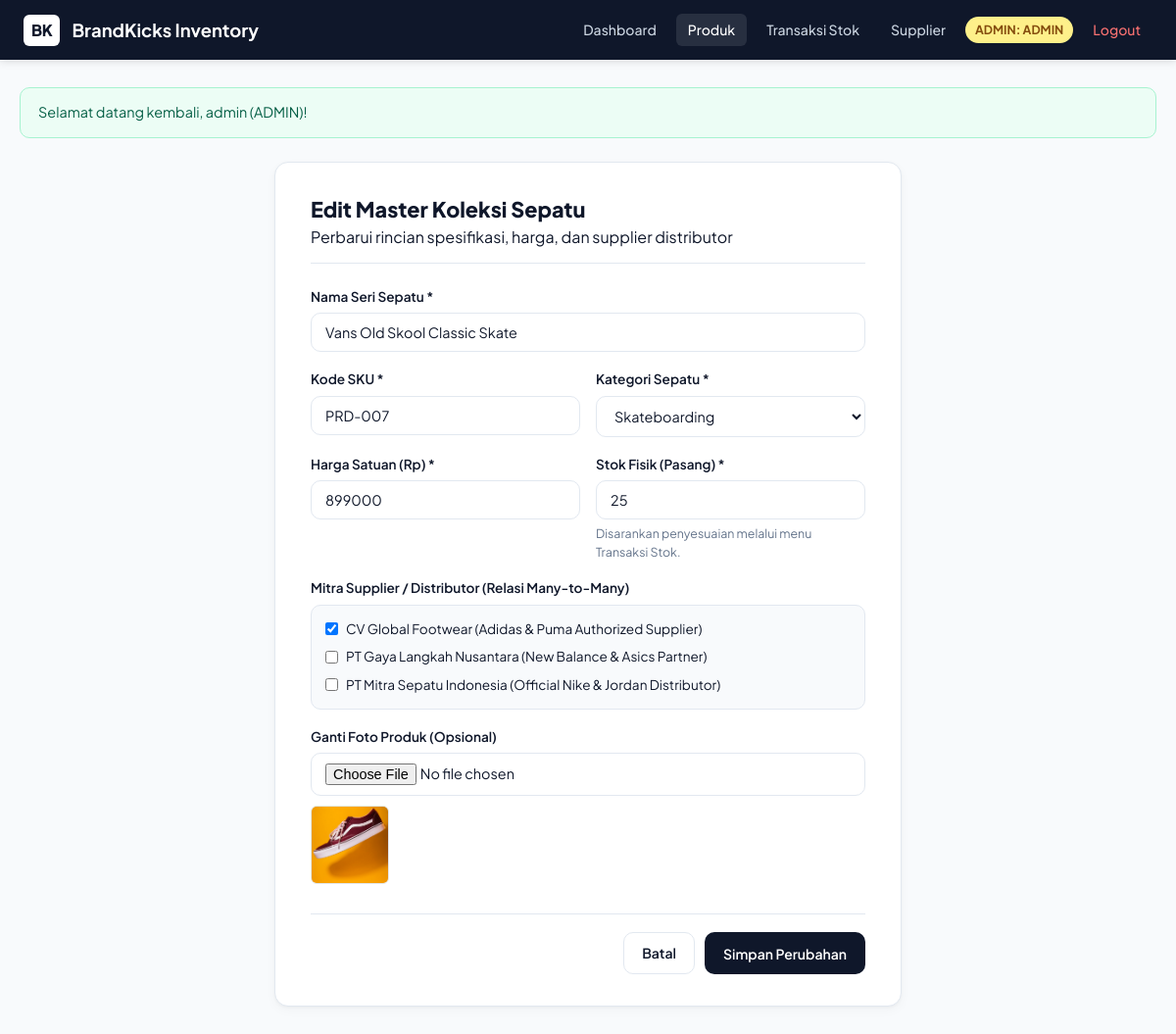
Page /products/edit.php?id=7 (signed in) on the committed database.
### tables this page shows
CREATE TABLE `products` (
  `id` bigint(20) unsigned NOT NULL AUTO_INCREMENT,
  `sku` varchar(50) NOT NULL,
  `name` varchar(100) NOT NULL,
  `category_id` bigint(20) unsigned NOT NULL,
  `price` decimal(12,2) NOT NULL,
  `stock` int(11) NOT NULL DEFAULT 0,
  `image_path` varchar(255) DEFAULT NULL,
  `created_at` timestamp NULL DEFAULT NULL,
  `updated_at` timestamp NULL DEFAULT NULL,
  PRIMARY KEY (`id`),
  UNIQUE KEY `products_sku_unique` (`sku`),
  KEY `products_category_id_foreign` (`category_id`),
  CONSTRAINT `products_category_id_foreign` FOREIGN KEY (`category_id`) REFERENCES `categories` (`id`),
  CONSTRAINT `chk_price` CHECK (`price` >= 0),
  CONSTRAINT `chk_stock` CHECK (`stock` >= 0)
);

CREATE TABLE `categories` (
  `id` bigint(20) unsigned NOT NULL AUTO_INCREMENT,
  `name` varchar(100) NOT NULL,
  `created_at` timestamp NULL DEFAULT NULL,
  `updated_at` timestamp NULL DEFAULT NULL,
  PRIMARY KEY (`id`),
  UNIQUE KEY `categories_name_unique` (`name`)
);

CREATE TABLE `suppliers` (
  `id` bigint(20) unsigned NOT NULL AUTO_INCREMENT,
  `name` varchar(100) NOT NULL,
  `contact_info` varchar(255) DEFAULT NULL,
  `created_at` timestamp NULL DEFAULT NULL,
  `updated_at` timestamp NULL DEFAULT NULL,
  PRIMARY KEY (`id`)
);

### helpers/escape.php (called while the page is built, shortened)
<?php
function e($string) {
    return htmlspecialchars((string)$string, ENT_QUOTES, 'UTF-8');
}

### public/products/edit.php (the view, shortened to what this page needs)
<?php
require_once __DIR__ . '/../../config/database.php';
require_once __DIR__ . '/../../helpers/escape.php';
$id = filter_input(INPUT_GET, 'id', FILTER_VALIDATE_INT);
$stmt = $pdo->prepare("SELECT * FROM products WHERE id = :id LIMIT 1");
$stmt->execute(['id' => $id]);
$product = $stmt->fetch();
$categories = $pdo->query("SELECT id, name FROM categories ORDER BY name ASC")->fetchAll();
$suppliers = $pdo->query("SELECT id, name FROM suppliers ORDER BY name ASC")->fetchAll();
$curSuppStmt = $pdo->prepare("SELECT supplier_id FROM product_supplier WHERE product_id = :id");
$curSuppStmt->execute(['id' => $id]);
$currentSuppliers = $curSuppStmt->fetchAll(PDO::FETCH_COLUMN);
$name = $product['name'];
$sku = $product['sku'];
$category_id = $product['category_id'];
$price = $product['price'];
$stock = $product['stock'];
$selectedSuppliers = $currentSuppliers;
$currentImage = $product['image_path'];
require_once __DIR__ . '/../../views/header.php';
?>
<div class="form-shell">
    <div class="form-shell-header">
        <h2>Edit Master Koleksi Sepatu</h2>
        <p>Perbarui rincian spesifikasi, harga, dan supplier distributor</p>
    </div>
    <form action="/products/edit.php" method="POST" enctype="multipart/form-data">
        <div class="form-group">
            <label class="form-label" for="name">Nama Seri Sepatu *</label>
            <input type="text" id="name" name="name" class="form-input" value="<?= e($name) ?>" required>
        </div>
        <div style="display: grid; grid-template-columns: 1fr 1fr; gap: 16px;">
            <div class="form-group">
                <label class="form-label" for="sku">Kode SKU *</label>
                <input type="text" id="sku" name="sku" class="form-input" value="<?= e($sku) ?>" required>
            </div>
            <div class="form-group">
                <label class="form-label" for="category_id">Kategori Sepatu *</label>
                <select id="category_id" name="category_id" class="form-select" required>
                    <?php foreach ($categories as $c): ?>
                        <option value="<?= (int)$c['id'] ?>" <?= $category_id == $c['id'] ? 'selected' : '' ?>>
                            <?= e($c['name']) ?>
                        </option>
                    <?php endforeach; ?>
                </select>
            </div>
        </div>
        <div style="display: grid; grid-template-columns: 1fr 1fr; gap: 16px;">
            <div class="form-group">
                <label class="form-label" for="price">Harga Satuan (Rp) *</label>
                <input type="number" id="price" name="price" class="form-input" min="0" step="1000" value="<?= e((string)(float)$price) ?>" required>
            </div>
            <div class="form-group">
                <label class="form-label" for="stock">Stok Fisik (Pasang) *</label>
                <input type="number" id="stock" name="stock" class="form-input" min="0" value="<?= e((string)(int)$stock) ?>" required>
                <div class="form-help">Disarankan penyesuaian melalui menu Transaksi Stok.</div>
            </div>
        </div>
        <div class="form-group">
            <label class="form-label">Mitra Supplier / Distributor (Relasi Many-to-Many)</label>
            <div style="display: grid; grid-template-columns: 1fr; gap: 8px; background: #f8fafc; padding: 14px; border-radius: var(--radius-md); border: 1px solid var(--border);">
                <?php foreach ($suppliers as $s): ?>
                    <label style="display: flex; align-items: center; gap: 8px; font-size: 0.85rem; cursor: pointer;">
                        <input type="checkbox" name="suppliers[]" value="<?= (int)$s['id'] ?>" <?= in_array($s['id'], $selectedSuppliers) ? 'checked' : '' ?>>
                        <span><?= e($s['name']) ?></span>
                    </label>
                <?php endforeach; ?>
            </div>
        </div>
        <div class="form-group">
            <label class="form-label" for="image">Ganti Foto Produk (Opsional)</label>
            <input type="file" id="image" name="image" class="form-input" accept="image/jpeg,image/png,image/webp">
            <?php if (!empty($currentImage)): ?>
                <div style="margin-top: 10px;">
                    <img src="/uploads/<?= e(basename($currentImage)) ?>" alt="Foto" style="width: 80px; height: 80px; object-fit: cover; border-radius: var(--radius-sm); border: 1px solid var(--border);">
                </div>
            <?php endif; ?>
        </div>
        <div class="form-footer-actions">
            <a href="/products/index.php" class="btn btn-secondary">Batal</a>
            <button type="submit" class="btn btn-primary">Simpan Perubahan</button>
        </div>
    </form>
</div>
<?php require_once __DIR__ . '/../../views/footer.php'; ?>

### public/assets/style.css (style rules this page uses)
:root { --bg-page: #f8fafc; --bg-card: #ffffff; --bg-surface: #f1f5f9; --text-primary: #0f172a; --text-secondary: #475569; --text-muted: #64748b; --border: #e2e8f0; --border-hover: #cbd5e1; --accent: #0f172a; --accent-hover: #1e293b; --brand-emerald: #059669; --brand-emerald-soft: #ecfdf5; --brand-amber: #d97706; --brand-amber-soft: #fffbeb; --danger: #dc2626; --danger-soft: #fef2f2; --info-soft: #eff6ff; --info: #2563eb; --radius-sm: 6px; --radius-md: 10px; --radius-lg: 14px; --font-main: 'Plus Jakarta Sans', system-ui, -apple-system, sans-serif; --font-mono: 'JetBrains Mono', monospace; --shadow-card: 0 1px 3px rgba(0,0,0,0.04), 0 4px 12px rgba(0,0,0,0.03); --shadow-hover: 0 10px 24px -4px rgba(15,23,42,0.08); }
* { box-sizing: border-box; margin: 0; padding: 0; }
body { font-family: var(--font-main); background-color: var(--bg-page); color: var(--text-primary); line-height: 1.5; -webkit-font-smoothing: antialiased; min-height: 100vh; display: flex; flex-direction: column; }
.btn { display: inline-flex; align-items: center; justify-content: center; padding: 10px 18px; font-size: 0.875rem; font-weight: 600; font-family: inherit; border-radius: var(--radius-md); border: 1px solid transparent; cursor: pointer; text-decoration: none; transition: all 0.15s ease; white-space: nowrap; min-height: 40px; }
.btn-primary { background-color: var(--accent); color: #ffffff; }
.btn-secondary { background-color: #ffffff; color: var(--text-primary); border-color: var(--border); }
.form-shell { background: var(--bg-card); border: 1px solid var(--border); border-radius: var(--radius-lg); padding: 32px 36px; max-width: 640px; margin: 0 auto; box-shadow: var(--shadow-card); }
.form-shell-header { margin-bottom: 24px; padding-bottom: 14px; border-bottom: 1px solid var(--border); }
.form-shell-header h2 { font-size: 1.35rem; font-weight: 800; color: var(--text-primary); }
.form-group { margin-bottom: 18px; }
.form-label { display: block; font-size: 0.85rem; font-weight: 600; color: var(--text-primary); margin-bottom: 6px; }
.form-input, .form-select, .form-textarea { width: 100%; padding: 10px 14px; font-size: 0.9rem; font-family: inherit; border: 1px solid var(--border); border-radius: var(--radius-md); background: #ffffff; color: var(--text-primary); outline: none; }
.form-help { font-size: 0.775rem; color: var(--text-muted); margin-top: 5px; }
.form-footer-actions { margin-top: 24px; padding-top: 18px; border-top: 1px solid var(--border); display: flex; justify-content: flex-end; gap: 10px; }

### rows in the picture
products: name "Vans Old Skool Classic Skate", sku "PRD-007", category_id "Skateboarding", price "899000", stock "25", image_path (picture)
suppliers: id "☑", name "CV Global Footwear (Adidas & Puma Authorized Supplier)"
suppliers: name "PT Gaya Langkah Nusantara (New Balance & Asics Partner)"
suppliers: name "PT Mitra Sepatu Indonesia (Official Nike & Jordan Distributor)"

### other values in the picture
$user['role'] "ADMIN"
$user['username'] "ADMIN"
$_SESSION['flash_success'] "Selamat datang kembali, admin (ADMIN)!"
